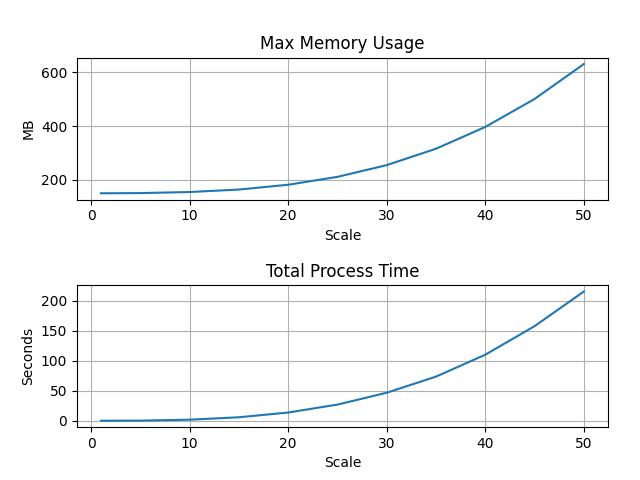

This figure's Python source:
import os
import sys
import time
import PyQt5.QtGui as qg

import numpy as np
import matplotlib.pyplot as plt

from voxelfuse.mesh import Mesh
from voxelfuse.primitives import sphere
from voxelfuse.voxel_model import VoxelModel

def memory_usage_psutil():
    # return the memory usage in MB
    import psutil
    process = psutil.Process(os.getpid())
    cpu = process.cpu_percent()
    mem = process.memory_info()[0] / float(2 ** 20)
    return [cpu, mem]

if __name__ == '__main__':
    process_times = []
    max_memory_values = []

    scales = [0.1, 1, 5, 10, 15, 20, 25, 30, 35, 40, 45, 50]
    for scale in scales:
        mem_psutil = []
        time_process_started = time.time()

        radius = round(5 * scale)

        ditherResult = sphere(radius)
        mem_psutil.append(memory_usage_psutil())
        print('Model Created')

        # ditherMesh = Mesh.fromVoxelModel(ditherResult)
        # mem_psutil.append(memory_usage_psutil())

        time_process_finished = time.time()

        if scale > 0.5: # Skip first iteration to avoid "warm up" on first loop
            process_times.append(time_process_finished - time_process_started)
            max_memory_values.append(np.max(np.array(mem_psutil)[:, 1]))

    # Plot results ##########################
    plt.subplot(2, 1, 1)
    plt.subplots_adjust(left=0.12, right=0.95, hspace=0.6)
    plt.plot(scales[1:], max_memory_values)
    plt.title("Max Memory Usage")
    plt.xlabel("Scale")
    plt.ylabel("MB")
    plt.grid()

    plt.subplot(2,1,2)
    plt.plot(scales[1:], process_times)
    plt.title("Total Process Time")
    plt.xlabel("Scale")
    plt.ylabel("Seconds")
    plt.grid()

    plt.show()
